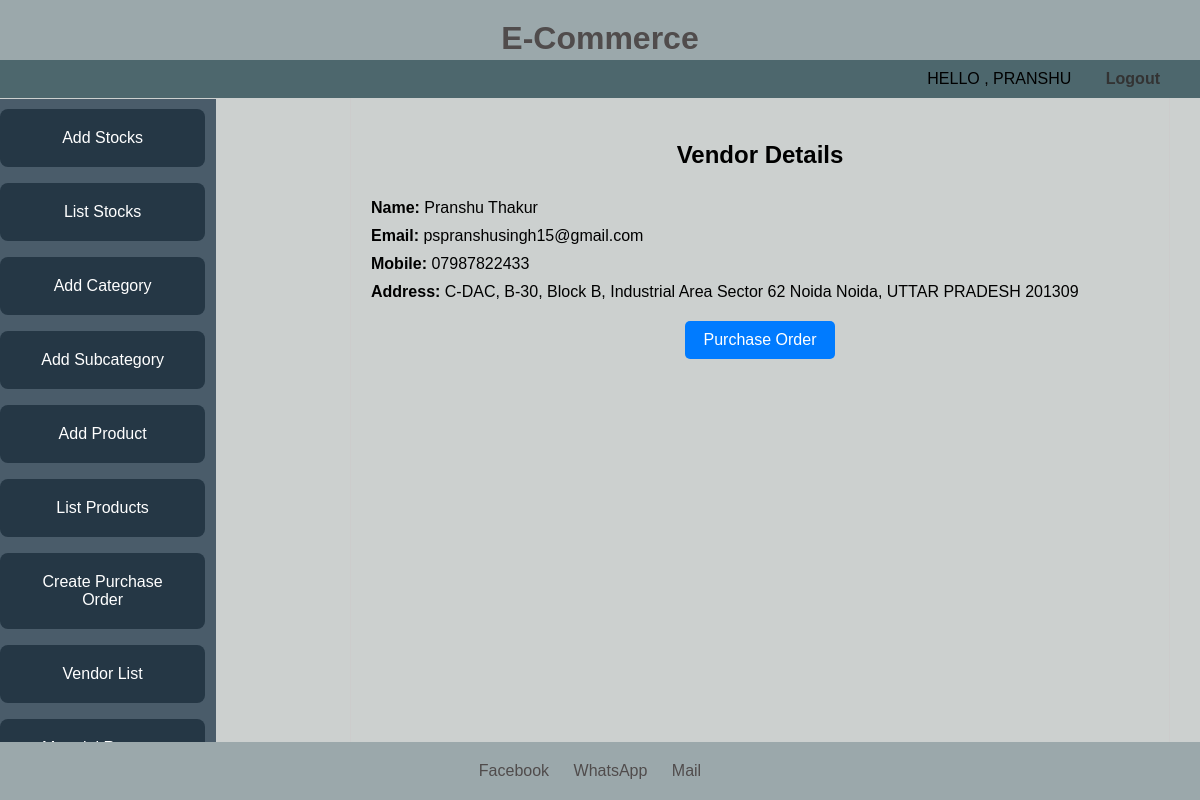
The app's page /Warehouse/admin/VendorDetails/1/1/ with its own data.
### Warehouse/models.py (models this page shows, shortened)
class AdminModel(models.Model):
    first_name = models.CharField(max_length=120)
    last_name = models.CharField(max_length=120)
    email = models.EmailField(unique=True)
    mobile = models.CharField(max_length=12,unique=True)
    address = models.CharField(max_length=120)
    password = models.CharField(max_length=120)
    confirmpassword = models.CharField(max_length=120)
    otp = models.CharField(max_length=8,default=0)
    otp_created_at = models.DateTimeField(blank=True, null=True)
    class Meta:
       db_table = "admin"

class VendorModel(models.Model):
    vendor_name = models.CharField(max_length=120)
    vendor_email = models.EmailField(unique=True)
    vendor_mobile = models.CharField(max_length=12,unique=True)
    vendor_address = models.CharField(max_length=120)
    vendor_password = models.CharField(max_length=120)
    vendor_confirmpassword = models.CharField(max_length=120)
    vendor_otp = models.CharField(max_length=8,default=0)
    vendor_otp_created_at = models.DateTimeField(blank=True, null=True)
    class Meta:
       db_table = "vendor"

### Warehouse/views.py (the view)
# urls.py: path('admin/VendorDetails/<int:admin_id>/<int:vendor_id>/',VendorDetailsAPIView.as_view(),name='vendorDetails'),
class VendorDetailsAPIView(APIView):
    def get(self,request,admin_id,vendor_id):
        admin=AdminModel.objects.get(id=admin_id)
        vendor=VendorModel.objects.get(id=vendor_id)
        return TemplateResponse(request, 'Vendor/vendorDetails.html',{'vendor':vendor,'admin':admin})

### templates/Vendor/vendorDetails.html (shortened to what this page needs)
{% extends "Admin/adminLoggedin.html" %}
{% block content %}
<div class="vendor-details">
  <h2>Vendor Details</h2>
  <p><strong>Name:</strong> {{ vendor.vendor_name }}</p>
  <p><strong>Email:</strong> {{ vendor.vendor_email }}</p>
  <p><strong>Mobile:</strong> {{ vendor.vendor_mobile }}</p>
  <p><strong>Address:</strong> {{ vendor.vendor_address }}</p>
  <a href="{% url 'purchaseOrderList' admin_id=admin.id vendor_id=vendor.id %}" class="purchase-order-btn">Purchase Order</a>
</div>
{% endblock %}

### templates/Admin/adminLoggedin.html (shortened to what this page needs)
<!DOCTYPE html>
<html lang="en">
<head>
    <link rel="stylesheet" href="https://cdnjs.cloudflare.com/ajax/libs/font-awesome/5.15.4/css/all.min.css">
</head>
<body>
    <header>
        <h1><a href="{% url 'loggedIn_admin' admin_id=admin.id %}" style="text-decoration: none; color: #504c4c;">E-Commerce</a></h1>
    </header>
    <nav>
        <ul class="right-links">
            <li>HELLO , {{admin.first_name}}</li>
            <li><a href="{% url 'adminLogin' %}">Logout</a></li>
        </ul>
    </nav>
    <div class="products-container">
        <div class="sidebar">
            <a href="{% url 'AddStocks' admin_id=admin.id %}" class="button">Add Stocks</a>
            <a href="{% url 'list_stocks' admin_id=admin.id %}" class="button">List Stocks</a>
            <a href="{% url 'AddCategory' admin_id=admin.id %}" class="button">Add Category</a>
            <a href="{% url 'AddSubCategory' admin_id=admin.id %}" class="button">Add Subcategory</a>
            <a href="{% url 'AddProduct' admin_id=admin.id %}" class="button">Add Product</a>
            <a href="{% url 'list_products' admin_id=admin.id %}" class="button">List Products</a>
            <a href="{% url 'purchaseOrder' admin_id=admin.id %}" class="button">Create Purchase Order</a>
            <a href="{% url 'vendorList' admin_id=admin.id %}" class="button">Vendor List</a>
            <a href="{% url 'materialRequestList' admin_id=admin.id %}" class="button">Material Request List</a>
        </div>
        {% block content %}{% endblock %}
    </div>
    <footer>
        <ul>
            <li><a href="#">Facebook</a></li>
            <li><a href="#">WhatsApp</a></li>
            <li><a href="{% url 'contact_us_messages' %}">Mail</a></li>
        </ul>
    </footer>
</body>
</html>

### templates/Admin/adminLoggedin.html (style rules this page uses)
* { margin: 0; padding: 0; box-sizing: border-box; font-family: Arial, sans-serif; }
body { background-color: #CCD0CF; display: flex; flex-direction: column; min-height: 100vh; }
header { background-color: #9ba8ab; color: #504c4c; padding: 20px 0; text-align: center; position: fixed; top: 0; left: 0; width: 100%; z-index: 1000; }
header h1 { font-size: 2rem; }
nav { display: flex; justify-content: space-between; align-items: center; background-color: #4D676D; padding: 10px; position: fixed; top: 60px; left: 0; width: 100%; z-index: 1000; }
.left-links, .right-links { list-style-type: none; margin: 0; padding: 0; }
.left-links li, .right-links li { display: inline; margin-right: 20px; }
.right-links { margin-left: auto; }
nav ul { list-style-type: none; margin: 0; padding: 0; }
nav ul li { display: inline; margin-right: 20px; }
nav a { text-decoration: none; color: #333; font-weight: bold; padding: 10px; transition: background-color 0.3s ease; }
.products-container { display: flex; height: 100vh; }
.sidebar { background-color: #4A5C6A; color: #333; width: 18%; padding: 10px 0; position: fixed; top: 98.5px; bottom: 0; overflow-y: auto; }
.button { background-color: #253745; color: #fff; padding: 20px 35px; border-radius: 8px; cursor: pointer; border: none; outline: none; transition: background-color 0.3s; margin-bottom: 1rem; width: 95%; text-align: center; display: block; text-decoration: none; }
footer { background-color: #9ba8ab; color: #EAEAEA; text-align: center; padding: 20px 0; margin-top: auto; width: 100%; position: fixed; bottom: 0; left: 0; z-index: 1000; }
footer ul { list-style-type: none; margin: 0; padding: 0; }
footer ul li { color: #EAEAEA; display: inline; margin-right: 20px; }
footer ul li a { color: #504c4c; text-decoration: none; }

### templates/Vendor/vendorDetails.html (style rules this page uses)
.vendor-details { margin: 60px 30px 50px 350px; width: 100%; border: 1px solid #ccc; padding: 20px; border-radius: 5px; background-color: #CCD0CF; }
.vendor-details h2 { margin:50px auto; text-align: center; margin-bottom: 20px; padding: 10px; }
.vendor-details p { margin-bottom: 10px; }
.purchase-order-btn { display: block; width: 150px; padding: 10px; background-color: #007bff; color: #fff; text-align: center; border: none; border-radius: 5px; margin: 20px auto; text-decoration: none; cursor: pointer; }

### records on screen
AdminModel: first_name "PRANSHU"
VendorModel: vendor_name "Pranshu Thakur", vendor_email "pspranshusingh15@gmail.com", vendor_mobile "07987822433", vendor_address "C-DAC, B-30, Block B, Industrial Area Sector 62 Noida Noida, UTTAR PRADESH 201309"
